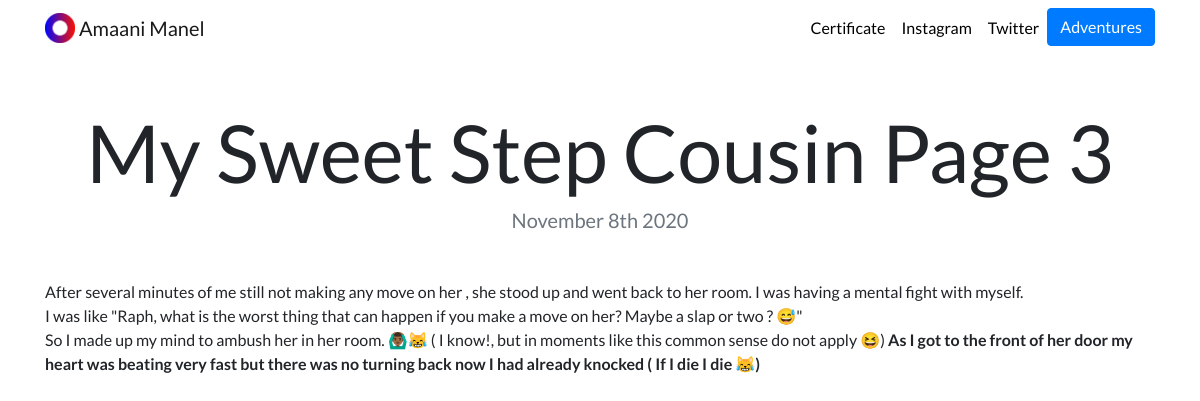
Page /blog/7/ on the committed database.
### blog/models.py (models this page shows, shortened)
class Blog(models.Model):
    title = models.CharField(max_length=200)
    description = models.TextField(max_length=3000)
    date = models.DateField()

### blog/views.py (the view)
# urls.py: path('<int:blog_id>/', views.detail, name='detail'),
def detail(request, blog_id):
    blog = get_object_or_404(Blog, pk=blog_id)
    return render(request, 'blog/detail.html', {'blog': blog})

### blog/templates/blog/detail.html
{% extends "portfolio/base.html" %}
{% load static %}
{% block content %}
<h1 class="text-center mt-5" id="blogdetailtitle">{{ blog.title }}</h1>
<h5 class="text-center text-muted mb-5">{{ blog.date|date:'F jS Y' }}</h5>
{{ blog.description|safe }}
{% endblock %}

### portfolio/static/portfolio/custom.css (style rules this page uses)
body { font-family: 'Lato', sans-serif; }
@media (min-width: 992px) { #blogdetailtitle { font-size: 5rem; } }

### rows in the picture
Blog: title "My Sweet Step Cousin Page 3", date "November 8th 2020", description "After several minutes of me still not making any move on her , she stood up and went back to her room. I was having a mental fight with myself. I was like \"Raph, what is the worst thing that can happen if you make a move on her? Maybe a slap or two ? 😅\" So I made up my mind to ambush her in her room. 🙆🏾‍♂️😹 ( I know!, but in moments like this common sense do not apply 😆) As I got to the front of her door my heart was beating very fast but there was no turning back now I had already knocked ( If I die I die 😹)"
